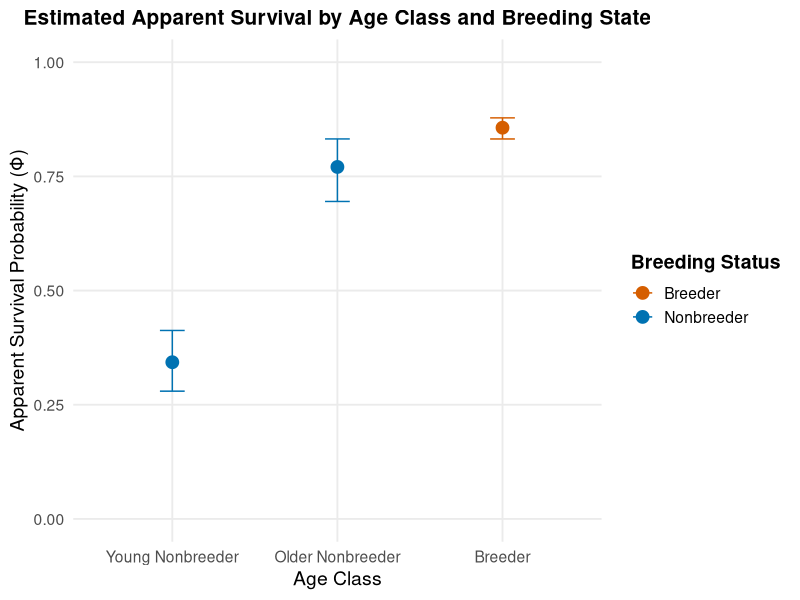
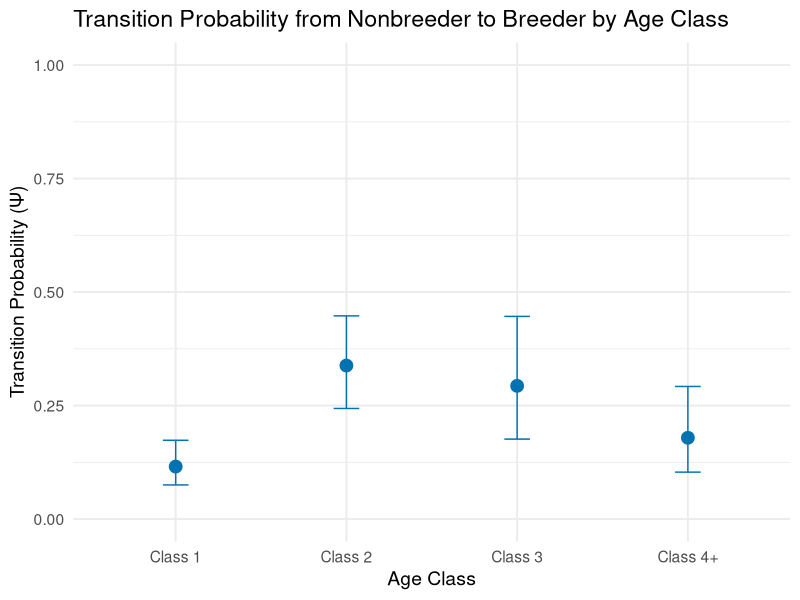
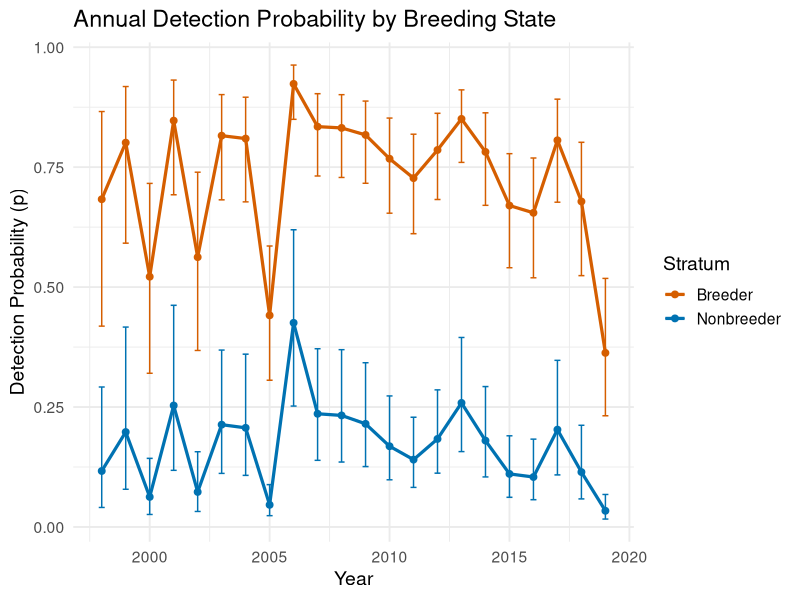
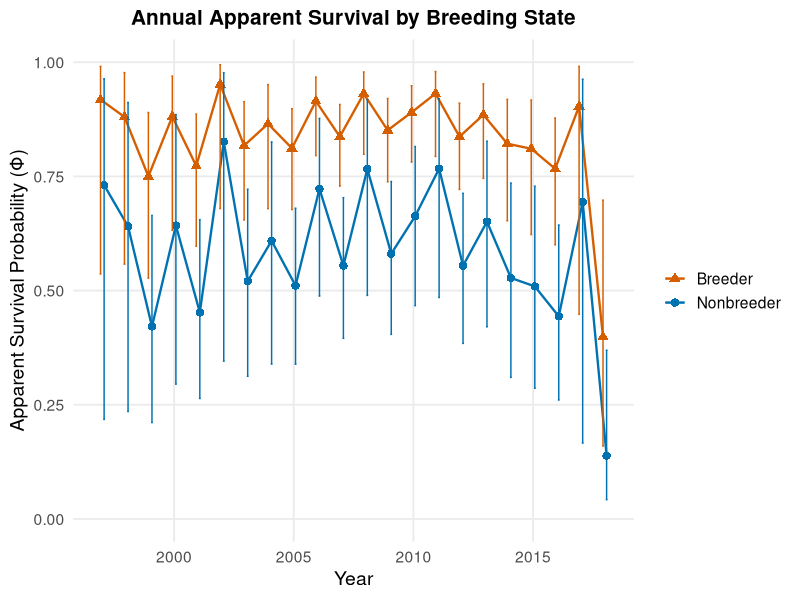
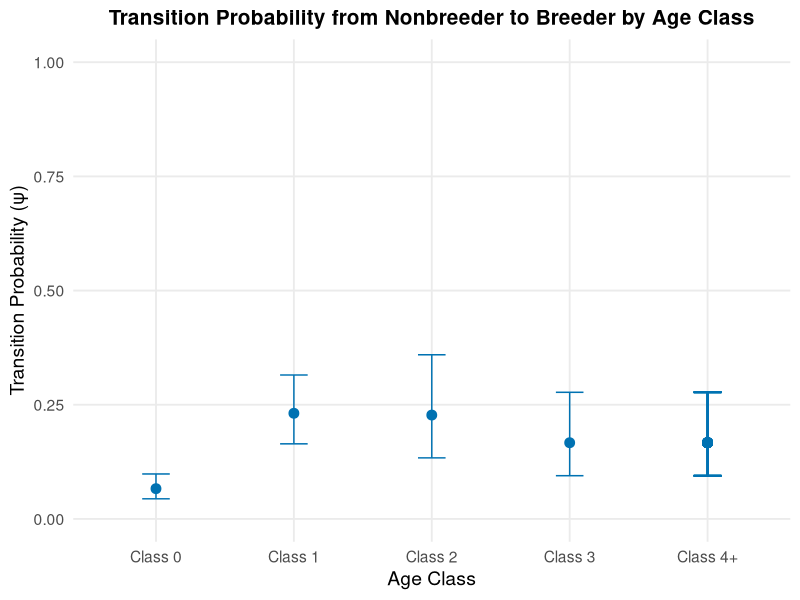
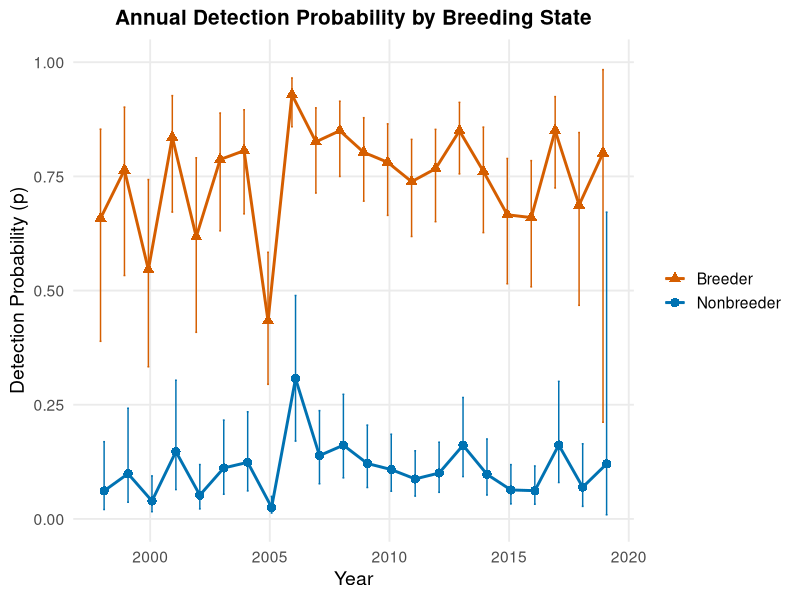
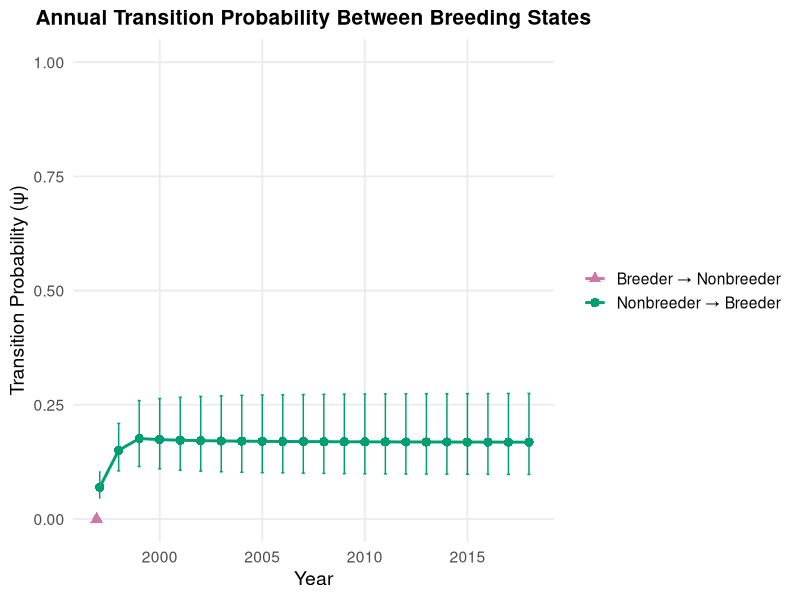
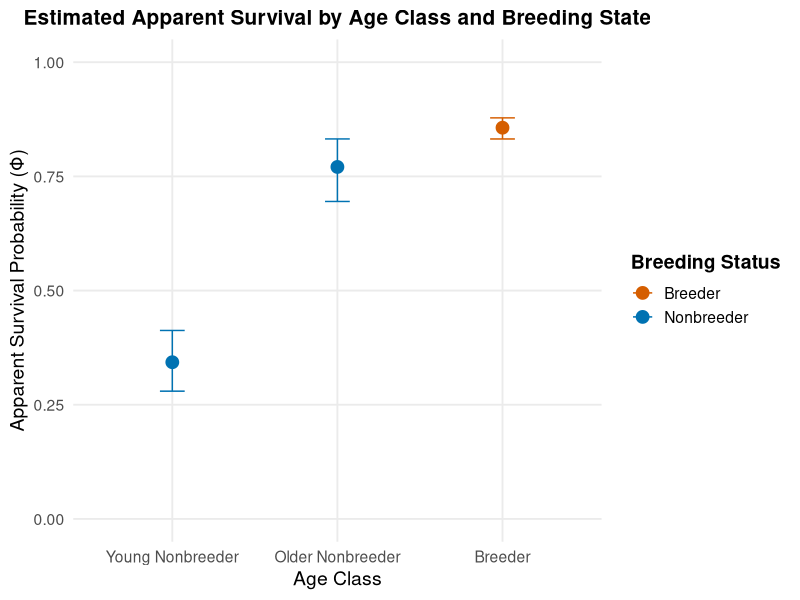

Write R code to recreate these figures, in order.
#####our results #####
# --- 1. Load Packages ---
library(readxl)
library(dplyr)
library(ggplot2)

# --- 2. Load Data ---
df <- read_excel("real_estimatesNB4.xlsx")

# --- 3. Prepare survival data ---
surv <- df %>%
  filter(grepl("^S", Parameter)) %>%
  mutate(
    Stratum = case_when(
      grepl("s1", Parameter) ~ "Nonbreeder",
      grepl("s2", Parameter) ~ "Breeder",
      TRUE ~ "Unknown"
    ),
    AgeClass = case_when(
      Stratum == "Breeder" ~ "Breeder",
      grepl("a0", Parameter) ~ "Young Nonbreeder",
      grepl("a1", Parameter) ~ "Older Nonbreeder",
      TRUE ~ "Constant"
    )
  ) %>%
  group_by(Stratum, AgeClass) %>%
  summarise(
    estimate = mean(estimate, na.rm = TRUE),
    lcl = mean(lcl, na.rm = TRUE),
    ucl = mean(ucl, na.rm = TRUE),
    .groups = "drop"
  )

# --- 4. Set factor order for plotting ---
surv$AgeClass <- factor(
  surv$AgeClass,
  levels = c("Young Nonbreeder", "Older Nonbreeder", "Breeder")
)

# --- 5. Plot with legend and colour distinction ---
plot_surv <- ggplot(surv, aes(x = AgeClass, y = estimate, colour = Stratum)) +
  geom_point(size = 4, position = position_dodge(0.3)) +
  geom_errorbar(
    aes(ymin = lcl, ymax = ucl),
    width = 0.15,
    position = position_dodge(0.3)
  ) +
  scale_colour_manual(
    values = c("Nonbreeder" = "#0072B2", "Breeder" = "#D55E00"),
    name = "Breeding Status"
  ) +
  labs(
    x = "Age Class",
    y = "Apparent Survival Probability (Φ)",
    title = "Estimated Apparent Survival by Age Class and Breeding State"
  ) +
  ylim(0, 1) +
  theme_minimal(base_size = 14) +
  theme(
    panel.grid.minor = element_blank(),
    legend.position = "right",
    legend.title = element_text(face = "bold"),
    plot.title = element_text(size = 15, face = "bold", hjust = 0.5)
  )

print(plot_surv)


#####newwww#####
psi <- df %>%
  filter(grepl("^Psi", Parameter)) %>%
  mutate(
    # Extract age class correctly
    AgeNum = as.numeric(gsub(".*a([0-9]+).*", "\\1", Parameter)),
    # Collapse everything ≥4 into "4+"
    AgeClass = ifelse(AgeNum >= 3, "Class 4+", paste0("Class ", AgeNum+1))
  ) %>%
  group_by(AgeClass) %>%
  summarise(
    estimate = mean(estimate, na.rm = TRUE),
    lcl = mean(lcl, na.rm = TRUE),
    ucl = mean(ucl, na.rm = TRUE),
    .groups = "drop"
  ) %>%
  arrange(AgeClass)

print(psi)  # should show only 4 rows (Class 0–3 and Class 4+)

# --- Plot Ψ neatly
plot_psi <- ggplot(psi, aes(x = AgeClass, y = estimate)) +
  geom_point(size = 4, colour = "#0072B2") +
  geom_errorbar(aes(ymin = lcl, ymax = ucl),
                width = 0.15, colour = "#0072B2") +
  labs(
    x = "Age Class",
    y = "Transition Probability (Ψ)",
    title = "Transition Probability from Nonbreeder to Breeder by Age Class"
  ) +
  ylim(0, 1) +
  theme_minimal(base_size = 14)

print(plot_psi)

detect <- df %>%
  filter(grepl("^p", Parameter)) %>%
  mutate(
    Stratum = case_when(
      grepl("s1", Parameter) ~ "Nonbreeder",
      grepl("s2", Parameter) ~ "Breeder",
      TRUE ~ "Unknown"
    ),
    Year = as.numeric(gsub(".*t([0-9]+).*", "\\1", Parameter)) + 1996
  ) %>%
  filter(!is.na(Year))

# --- 6. Plot Detection ---
plot_detect <- ggplot(detect, aes(x = Year, y = estimate, colour = Stratum)) +
  geom_line(linewidth = 1.1) +
  geom_point(size = 2) +
  geom_errorbar(aes(ymin = lcl, ymax = ucl), width = 0.25) +
  scale_colour_manual(values = c("Nonbreeder" = "#0072B2", "Breeder" = "#D55E00")) +
  labs(
    x = "Year",
    y = "Detection Probability (p)",
    title = "Annual Detection Probability by Breeding State"
  ) +
  theme_minimal(base_size = 14)

print(plot_detect)


ggsave("plot_survival.png", plot_surv, width = 7, height = 5, dpi = 300)
ggsave("plot_transition.png", plot_psi, width = 7, height = 5, dpi = 300)
ggsave("plot_detection.png", plot_detect, width = 7, height = 5, dpi = 300)


#####4th model#####
library(dplyr)
library(stringr)
library(ggplot2)
# --- 1. Load data ---
df <- read_excel("real_estimates3.xlsx")

# 1️⃣ Extract time (T1, T2...) and year
df <- df %>%
  mutate(
    time = as.numeric(str_extract(Parameter, "(?<=T|t)\\d+")),
    Year = 1996 + time
  )

# 2️⃣ Filter apparent survival parameters (S s)
surv <- df %>%
  filter(grepl("^S s", Parameter)) %>%
  mutate(
    Stratum = case_when(
      grepl(" s1 ", Parameter) ~ "Nonbreeder",
      grepl(" s2 ", Parameter) ~ "Breeder",
      TRUE ~ NA_character_
    )
  ) %>%
  filter(!is.na(time), !is.na(Stratum))

# 3️⃣ Plot (styled like the paper)
plot_surv <- ggplot(surv, aes(x = Year, y = estimate, colour = Stratum, shape = Stratum)) +
  geom_point(size = 2.5, position = position_dodge(0.3)) +
  geom_line(position = position_dodge(0.3), linewidth = 0.8) +
  geom_errorbar(
    aes(ymin = lcl, ymax = ucl),
    width = 0.15,
    position = position_dodge(0.3),
    linewidth = 0.5
  ) +
  scale_colour_manual(values = c("Nonbreeder" = "#0072B2", "Breeder" = "#D55E00")) +
  scale_shape_manual(values = c("Nonbreeder" = 16, "Breeder" = 17)) +
  labs(
    x = "Year",
    y = "Apparent Survival Probability (Φ)",
    title = "Annual Apparent Survival by Breeding State"
  ) +
  ylim(0, 1) +
  theme_minimal(base_size = 14) +
  theme(
    panel.grid.minor = element_blank(),
    legend.position = "right",
    legend.title = element_blank(),
    plot.title = element_text(size = 15, face = "bold", hjust = 0.5)
  )

print(plot_surv)

# Collapse across time (if multiple years per class)
psi <- df %>%
  filter(grepl("^Psi", Parameter)) %>%
  mutate(AgeClass = as.numeric(str_extract(Parameter, "(?<=a)\\d+"))) %>%
  group_by(AgeClass) %>%
  summarise(
    estimate = mean(estimate, na.rm = TRUE),
    lcl = mean(lcl, na.rm = TRUE),
    ucl = mean(ucl, na.rm = TRUE),
    .groups = "drop"
  ) %>%
  mutate(AgeClassLabel = ifelse(AgeClass >= 4, "Class 4+", paste0("Class ", AgeClass)))

# Plot ψ
plot_psi <- ggplot(psi, aes(x = AgeClassLabel, y = estimate)) +
  geom_point(size = 3, colour = "#0072B2") +
  geom_errorbar(aes(ymin = lcl, ymax = ucl), width = 0.2, colour = "#0072B2") +
  labs(
    x = "Age Class",
    y = "Transition Probability (ψ)",
    title = "Transition Probability from Nonbreeder to Breeder by Age Class"
  ) +
  ylim(0, 1) +
  theme_minimal(base_size = 14) +
  theme(
    panel.grid.minor = element_blank(),
    plot.title = element_text(size = 15, face = "bold", hjust = 0.5)
  )

print(plot_psi)

detect <- df %>%
  filter(grepl("^p ", Parameter)) %>%      # only p estimates
  mutate(
    Stratum = case_when(
      grepl(" s1 ", Parameter) ~ "Nonbreeder",
      grepl(" s2 ", Parameter) ~ "Breeder",
      TRUE ~ NA_character_
    )
  ) %>%
  filter(!is.na(Stratum)) %>%
  arrange(Stratum, Year)


plot_detect <- ggplot(detect, aes(x = Year, y = estimate, colour = Stratum, shape = Stratum)) +
  geom_point(size = 2.8, position = position_dodge(0.3)) +
  geom_line(linewidth = 1, position = position_dodge(0.3)) +
  geom_errorbar(
    aes(ymin = lcl, ymax = ucl),
    width = 0.15,
    position = position_dodge(0.3),
    linewidth = 0.5
  ) +
  scale_colour_manual(values = c("Nonbreeder" = "#0072B2", "Breeder" = "#D55E00")) +
  scale_shape_manual(values = c("Nonbreeder" = 16, "Breeder" = 17)) +
  labs(
    x = "Year",
    y = "Detection Probability (p)",
    title = "Annual Detection Probability by Breeding State"
  ) +
  ylim(0, 1) +
  theme_minimal(base_size = 14) +
  theme(
    panel.grid.minor = element_blank(),
    legend.position = "right",
    legend.title = element_blank(),
    plot.title = element_text(size = 15, face = "bold", hjust = 0.5)
  )

print(plot_detect)

#####other psi with both breeders and non breeders#####
library(dplyr)
library(stringr)
library(ggplot2)


psi <- df %>%
  filter(grepl("^Psi ", Parameter, ignore.case = TRUE)) %>%
  mutate(
    # Transition direction
    Transition = case_when(
      grepl("s1 to2", Parameter) ~ "Nonbreeder → Breeder",
      grepl("s2 to1", Parameter) ~ "Breeder → Nonbreeder",
      TRUE ~ NA_character_
    ),
    # Extract time (e.g., t12 -> 12)
    time = as.numeric(str_extract(Parameter, "(?<=t)\\d+")),
    Year = 1996 + time,
    # Optional: extract age class from c#
    AgeClass = str_extract(Parameter, "(?<=c)\\d+")
  ) %>%
  filter(!is.na(Transition), !is.na(time)) %>%
  arrange(Transition, Year, AgeClass)


psi_summary <- psi %>%
  group_by(Transition, Year) %>%
  summarise(
    estimate = mean(estimate, na.rm = TRUE),
    lcl = mean(lcl, na.rm = TRUE),
    ucl = mean(ucl, na.rm = TRUE),
    .groups = "drop"
  )


plot_psi <- ggplot(psi_summary, aes(x = Year, y = estimate, colour = Transition, shape = Transition)) +
  geom_point(size = 2.8, position = position_dodge(0.3)) +
  geom_line(linewidth = 1, position = position_dodge(0.3)) +
  geom_errorbar(
    aes(ymin = lcl, ymax = ucl),
    width = 0.15,
    position = position_dodge(0.3),
    linewidth = 0.5
  ) +
  scale_colour_manual(values = c(
    "Nonbreeder → Breeder" = "#009E73",
    "Breeder → Nonbreeder" = "#CC79A7"
  )) +
  scale_shape_manual(values = c(
    "Nonbreeder → Breeder" = 16,
    "Breeder → Nonbreeder" = 17
  )) +
  labs(
    x = "Year",
    y = "Transition Probability (ψ)",
    title = "Annual Transition Probability Between Breeding States"
  ) +
  ylim(0, 1) +
  theme_minimal(base_size = 14) +
  theme(
    panel.grid.minor = element_blank(),
    legend.position = "right",
    legend.title = element_blank(),
    plot.title = element_text(size = 15, face = "bold", hjust = 0.5)
  )

print(plot_psi)
